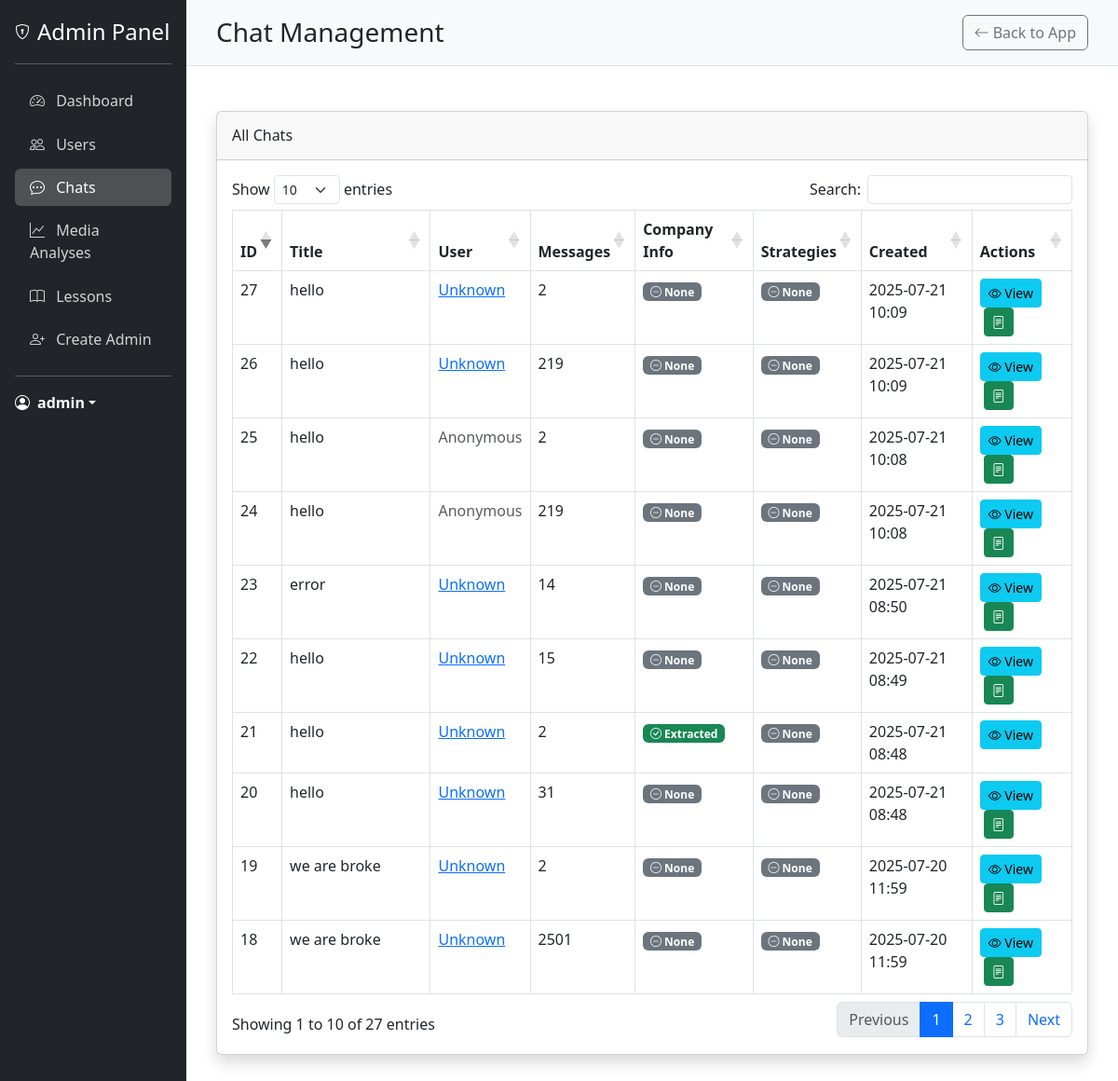
Page /admin/chats (signed in) on the earlier database version.
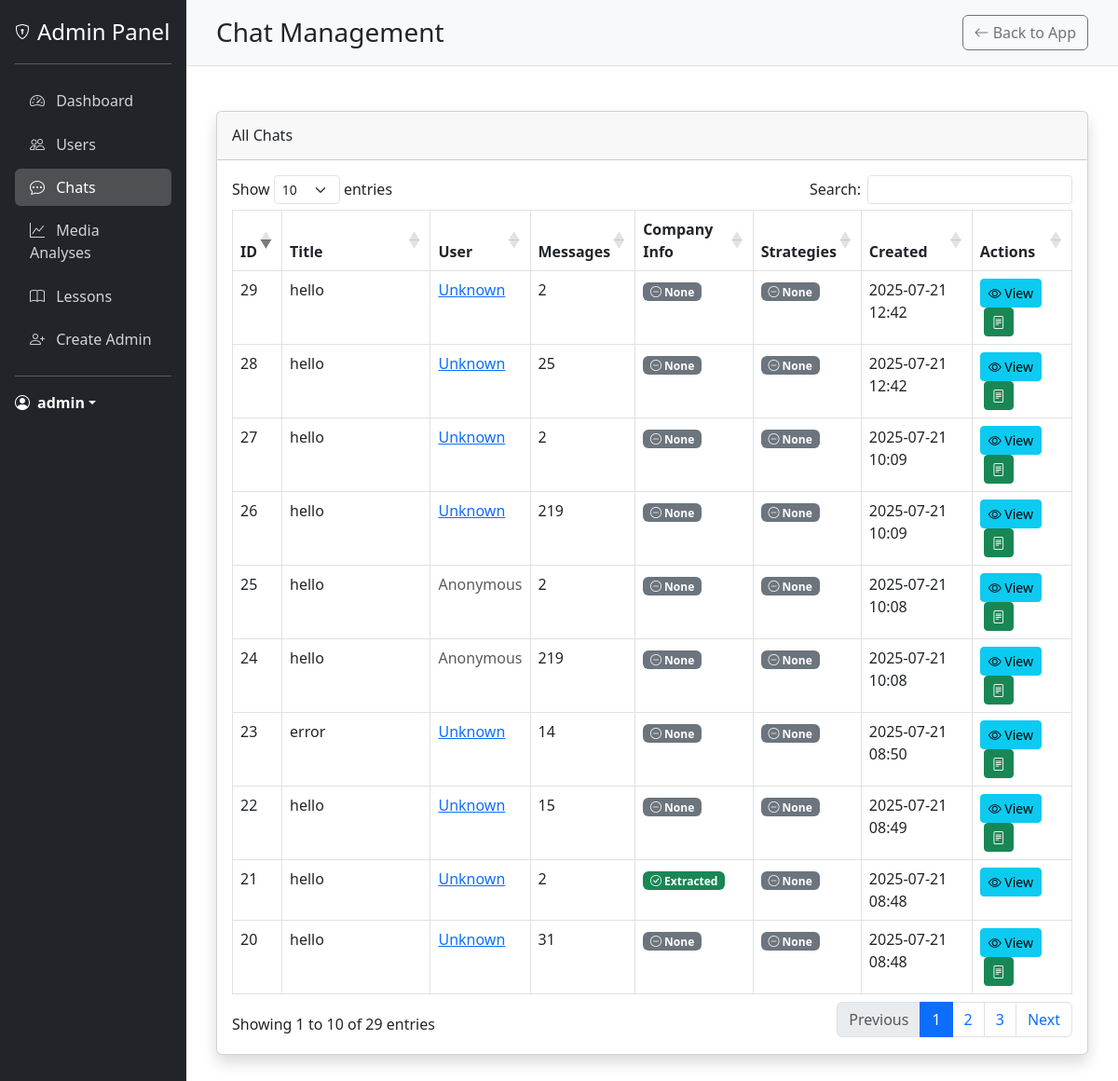
Same page on the later database version.
### models.py (models this page shows, shortened)
class User(UserMixin, db.Model):
    __tablename__ = 'users'
    id = db.Column(db.Integer, primary_key=True)
    username = db.Column(db.String(80), unique=True, nullable=False)
    email = db.Column(db.String(120), unique=True, nullable=False)
    password_hash = db.Column(db.String(128), nullable=False)
    is_admin = db.Column(db.Boolean, default=False)
    created_at = db.Column(db.DateTime, default=datetime.utcnow)
    last_login = db.Column(db.DateTime)
    latitude = db.Column(db.Float)
    longitude = db.Column(db.Float)
    location_name = db.Column(db.String(200))
    analyses = db.relationship('MediaAnalysis', backref='user', lazy=True)

class Chat(db.Model):
    __tablename__ = 'chats'
    id = db.Column(db.Integer, primary_key=True)
    user_id = db.Column(db.Integer, db.ForeignKey('users.id'), nullable=True)
    created_at = db.Column(db.DateTime, default=datetime.utcnow)
    updated_at = db.Column(db.DateTime, default=datetime.utcnow, onupdate=datetime.utcnow)
    title = db.Column(db.String(255), nullable=True)  # Optional title based on content
    fact_sheet = db.Column(db.Text, nullable=True)  # Stores extracted company info
    strategies = db.Column(db.Text, nullable=True)  # Stores generated strategies
    messages = relationship("Message", back_populates="chat", cascade="all, delete-orphan")

### app.py (the view)
@app.route('/admin/chats')
@login_required
@admin_required
def admin_chats():
    chats = Chat.query.order_by(Chat.created_at.desc()).all()
    return render_template('admin/chats.html', chats=chats)

### app.py (called while the page is built)
@login_manager.user_loader
def load_user(user_id):
    return User.query.get(int(user_id))

def admin_required(f):
    @wraps(f)
    def decorated_function(*args, **kwargs):
        if not current_user.is_authenticated:
            flash('You need to login first.', 'danger')
            return redirect(url_for('login'))
        if not hasattr(current_user, 'is_admin') or not current_user.is_admin:
            flash('You need admin privileges to access this page.', 'danger')
            return redirect(url_for('landing_page1'))
        return f(*args, **kwargs)
    return decorated_function

### templates/admin/chats.html (shortened to what this page needs)
{% extends "admin/base_admin.html" %}
{% block header %}Chat Management{% endblock %}
{% block content %}
<div class="card shadow mb-4">
    <div class="card-header py-3">
        <h6 class="m-0 font-weight-bold">All Chats</h6>
    </div>
    <div class="card-body">
        <div class="table-responsive">
            <table class="table table-bordered" id="chatsTable" width="100%" cellspacing="0">
                <thead>
                    <tr>
                        <th>ID</th>
                        <th>Title</th>
                        <th>User</th>
                        <th>Messages</th>
                        <th>Company Info</th>
                        <th>Strategies</th>
                        <th>Created</th>
                        <th>Actions</th>
                    </tr>
                </thead>
                <tbody>
                    {% for chat in chats %}
                    <tr>
                        <td>{{ chat.id }}</td>
                        <td>{{ chat.title or 'Untitled Chat' }}</td>
                        <td>
                            {% if chat.user_id %}
                            <a href="{{ url_for('admin_user_detail', user_id=chat.user_id) }}">
                                {{ chat.user.username if chat.user else 'Unknown' }}
                            </a>
                            {% else %}
                            <span class="text-muted">Anonymous</span>
                            {% endif %}
                        </td>
                        <td>{{ chat.messages|length }}</td>
                        <td>
                            {% if chat.fact_sheet %}
                            <span class="badge bg-success"><i class="bi bi-check-circle"></i> Extracted</span>
                            {% else %}
                            <span class="badge bg-secondary"><i class="bi bi-dash-circle"></i> None</span>
                            {% endif %}
                        </td>
                        <td>
                            {% if chat.strategies %}
                            <span class="badge bg-warning text-dark"><i class="bi bi-lightbulb"></i> Developed</span>
                            {% else %}
                            <span class="badge bg-secondary"><i class="bi bi-dash-circle"></i> None</span>
                            {% endif %}
                        </td>
                        <td>{{ chat.created_at.strftime('%Y-%m-%d %H:%M') }}</td>
                        <td>
                            <a href="{{ url_for('admin_chat_detail', chat_id=chat.id) }}" class="btn btn-sm btn-info">
                                <i class="bi bi-eye"></i> View
                            </a>
                            {% if not chat.fact_sheet %}
                            <button class="btn btn-sm btn-success ms-1" onclick="quickExtractFacts({{ chat.id }}, this)" title="Extract Company Info">
                                <i class="bi bi-file-text"></i>
                            </button>
                            {% endif %}
                        </td>
                    </tr>
                    {% endfor %}
                </tbody>
            </table>
        </div>
    </div>
</div>
{% endblock %}
{% block extra_css %}
<link rel="stylesheet" href="https://cdn.datatables.net/1.11.5/css/dataTables.bootstrap5.min.css">
{% endblock %}

### templates/admin/base_admin.html (shortened to what this page needs)
<!DOCTYPE html>
<html lang="en">
<head>
    <link href="https://cdn.jsdelivr.net/npm/bootstrap@5.3.0-alpha1/dist/css/bootstrap.min.css" rel="stylesheet">
    <link rel="stylesheet" href="https://cdn.jsdelivr.net/npm/bootstrap-icons@1.10.3/font/bootstrap-icons.css">
    {% block extra_css %}{% endblock %}
</head>
<body>
    <div class="container-fluid">
        <div class="row">
            <div class="col-md-2 admin-sidebar p-0">
                <div class="d-flex flex-column p-3">
                    <a href="{{ url_for('admin_dashboard') }}" class="d-flex align-items-center mb-3 mb-md-0 me-md-auto text-white text-decoration-none">
                        <i class="bi bi-shield-lock me-2"></i>
                        <span class="fs-4">Admin Panel</span>
                    </a>
                    <hr>
                    <ul class="nav nav-pills flex-column mb-auto">
                        <li class="nav-item">
                            <a href="{{ url_for('admin_dashboard') }}" class="nav-link {% if request.endpoint == 'admin_dashboard' %}active{% endif %}">
                                <i class="bi bi-speedometer2 me-2"></i>
                                Dashboard
                            </a>
                        </li>
                        <li>
                            <a href="{{ url_for('admin_users') }}" class="nav-link {% if request.endpoint == 'admin_users' or request.endpoint == 'admin_user_detail' %}active{% endif %}">
                                <i class="bi bi-people me-2"></i>
                                Users
                            </a>
                        </li>
                        <li>
                            <a href="{{ url_for('admin_chats') }}" class="nav-link {% if request.endpoint == 'admin_chats' or request.endpoint == 'admin_chat_detail' %}active{% endif %}">
                                <i class="bi bi-chat-dots me-2"></i>
                                Chats
                            </a>
                        </li>
                        <li>
                            <a href="{{ url_for('admin_analyses') }}" class="nav-link {% if request.endpoint == 'admin_analyses' %}active{% endif %}">
                                <i class="bi bi-graph-up me-2"></i>
                                Media Analyses
                            </a>
                        </li>
                        <li>
                            <a href="{{ url_for('admin_lessons') }}" class="nav-link {% if request.endpoint == 'admin_lessons' %}active{% endif %}">
                                <i class="bi bi-book me-2"></i>
                                Lessons
                            </a>
                        </li>
                        <li>
                            <a href="{{ url_for('create_admin') }}" class="nav-link {% if request.endpoint == 'create_admin' %}active{% endif %}">
                                <i class="bi bi-person-plus me-2"></i>
                                Create Admin
                            </a>
                        </li>
                    </ul>
                    <hr>
                    <div class="dropdown">
                        <a href="#" class="d-flex align-items-center text-white text-decoration-none dropdown-toggle" id="dropdownUser1" data-bs-toggle="dropdown" aria-expanded="false">
                            <i class="bi bi-person-circle me-2"></i>
                            <strong>{{ current_user.username }}</strong>
                        </a>
                    </div>
                </div>
            </div>
            <div class="col-md-10 p-0">
                <div class="admin-header d-flex justify-content-between align-items-center">
                    <h1 class="h3 mb-0">{% block header %}Admin Dashboard{% endblock %}</h1>
                    <div>
                        <a href="{{ url_for('landing_page1') }}" class="btn btn-outline-secondary">
                            <i class="bi bi-arrow-left"></i> Back to App
                        </a>
                    </div>
                </div>
                <div class="admin-content">
                    {% block content %}{% endblock %}
                </div>
            </div>
        </div>
    </div>
</body>
</html>

### templates/admin/base_admin.html (style rules this page uses)
.admin-sidebar { min-height: 100vh; background-color: #212529; color: white; }
.admin-sidebar .nav-link { color: rgba(255, 255, 255, 0.8); padding: 0.5rem 1rem; margin: 0.2rem 0; }
.admin-sidebar .nav-link.active { color: white; background-color: rgba(255, 255, 255, 0.2); }
.admin-content { padding: 2rem; }
.admin-header { background-color: #f8f9fa; padding: 1rem 2rem; border-bottom: 1px solid #dee2e6; }

Differences in the rows shown:
no longer on this page (row unchanged): Chat: id "19", title "we are broke", user "Unknown", messages|length "2", shows "None", created_at "2025-07-20 11:59"
no longer on this page (row unchanged): Chat: id "18", title "we are broke", user "Unknown", messages|length "2501", shows "None", created_at "2025-07-20 11:59"
added Chat: id "29", title "hello", user "Unknown", messages|length "2", shows "None", created_at "2025-07-21 12:42"
added Chat: id "28", title "hello", user "Unknown", messages|length "25", shows "None", created_at "2025-07-21 12:42"
Other differences:
text written by a page script: "Show entries Search: Showing 1 to 10 of 27 entries Previous 1 2 3 Next" → "Show entries Search: Showing 1 to 10 of 29 entries Previous 1 2 3 Next"
